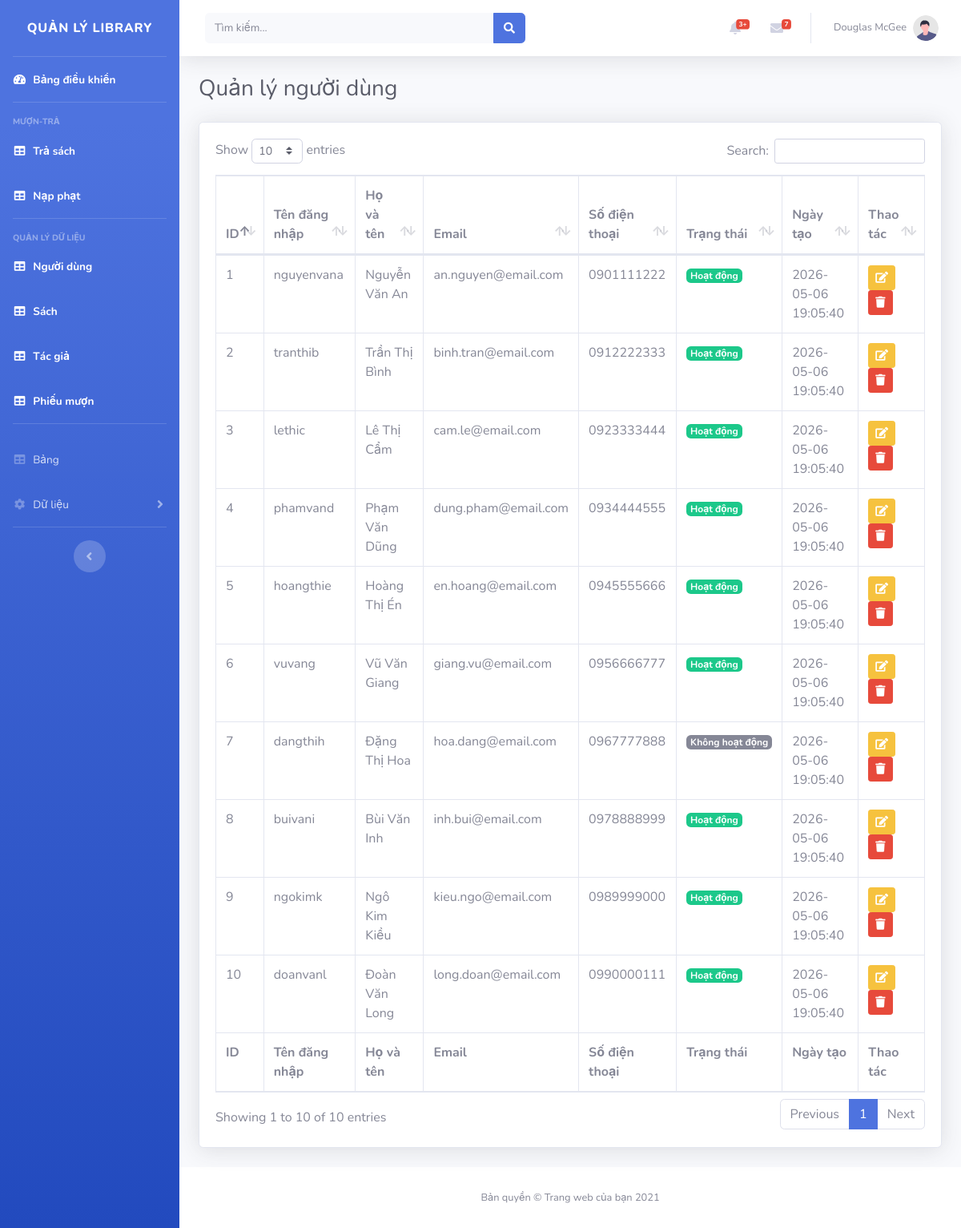
Screenshot of /admin/nguoidung.php with the database file from the repository.
### tables this page shows
CREATE TABLE `nguoi_dung` (
  `ma_nguoi_dung` INT NOT NULL AUTO_INCREMENT,
  `ten_dang_nhap` VARCHAR(50) NOT NULL,
  `mat_khau` VARCHAR(255) NOT NULL,
  `ho_ten` VARCHAR(100) NOT NULL,
  `email` VARCHAR(100) NOT NULL,
  `so_dien_thoai` VARCHAR(15) NOT NULL,
  `trang_thai` TINYINT(1) NOT NULL DEFAULT 1,
  `ngay_tao` DATETIME NOT NULL DEFAULT CURRENT_TIMESTAMP,

  PRIMARY KEY (`ma_nguoi_dung`),
  UNIQUE KEY `uk_username` (`ten_dang_nhap`),
  UNIQUE KEY `uk_email` (`email`)
);

### admin/app/view/nguoidung.php (called while the page is built)
<?php include __DIR__ . '/table_manager/table_nguoidung.php'; ?>

### admin/app/controller/xulynguoidung.php (called while the page is built, shortened)
<?php
$keyword = trim($_GET['keyword'] ?? '');
require __DIR__ . '/control_danhsach_nguoidung.php';
?>

### admin/app/model/model_getall_nguoidung.php (called while the page is built, shortened)
<?php
function nd_get_all($conn, $keyword = '')
{
    return mysqli_query($conn, "SELECT * FROM nguoi_dung ORDER BY ma_nguoi_dung DESC");
}
?>

### admin/app/controller/control_danhsach_nguoidung.php (called while the page is built)
<?php
$result = nd_get_all($conn, $keyword);
?>

### admin/app/view/table_manager/table_nguoidung.php (the view, shortened to what this page needs)
<div class="container-fluid">
                    <div class="d-sm-flex align-items-center justify-content-between mb-4">
                        <h1 class="h3 mb-0 text-gray-800">Quản lý người dùng</h1>
                    </div>
                    <div class="card shadow mb-4">
                        <div class="card-body">
                            <div class="table-responsive">
                                <table class="table table-bordered" id="dataTable" width="100%" cellspacing="0">
                                    <thead>
                                        <tr>
                                            <th>ID</th>
                                            <th>Tên đăng nhập</th>
                                            <th>Họ và tên</th>
                                            <th>Email</th>
                                            <th>Số điện thoại</th>
                                            <th>Trạng thái</th>
                                            <th>Ngày tạo</th>
                                            <th>Thao tác</th>
                                        </tr>
                                    </thead>
                                    <tfoot>
                                        <tr>
                                            <th>ID</th>
                                            <th>Tên đăng nhập</th>
                                            <th>Họ và tên</th>
                                            <th>Email</th>
                                            <th>Số điện thoại</th>
                                            <th>Trạng thái</th>
                                            <th>Ngày tạo</th>
                                            <th>Thao tác</th>
                                        </tr>
                                    </tfoot>
                                    <tbody>
                                        <?php if (isset($result) && $result && mysqli_num_rows($result) > 0): ?>
                                            <?php while ($user = mysqli_fetch_assoc($result)): ?>
                                                <tr>
                                                    <td><?php echo $user['ma_nguoi_dung']; ?></td>
                                                    <td><?php echo htmlspecialchars($user['ten_dang_nhap']); ?></td>
                                                    <td><?php echo htmlspecialchars($user['ho_ten']); ?></td>
                                                    <td><?php echo htmlspecialchars($user['email']); ?></td>
                                                    <td><?php echo htmlspecialchars($user['so_dien_thoai']); ?></td>
                                                    <td>
                                                        <?php if ((string)$user['trang_thai'] === '1'): ?>
                                                            <span class="badge badge-success">Hoạt động</span>
                                                        <?php else: ?>
                                                            <span class="badge badge-secondary">Không hoạt động</span>
                                                        <?php endif; ?>
                                                    </td>
                                                    <td><?php echo $user['ngay_tao']; ?></td>
                                                    <td>
                                                        <button class="btn btn-warning btn-sm" data-toggle="modal" data-target="#editUserModal-<?php echo $user['ma_nguoi_dung']; ?>">
                                                            <i class="fas fa-edit"></i>
                                                        </button>
                                                        <a href="nguoidung.php?delete_id=<?php echo $user['ma_nguoi_dung']; ?>" class="btn btn-danger btn-sm" onclick="return confirm('Bạn có chắc muốn xóa người dùng này?');">
                                                            <i class="fas fa-trash"></i>
                                                        </a>
                                                    </td>
                                                </tr>
                                            <?php endwhile; ?>
                                        <?php else: ?>
                                            <tr>
                                                <td colspan="8" class="text-center">Không có người dùng nào.</td>
                                            </tr>
                                        <?php endif; ?>
                                    </tbody>
                                </table>
                            </div>
                        </div>
                    </div>
                </div>

### rows the page displays
nguoi_dung: ma_nguoi_dung "10", ten_dang_nhap "doanvanl", ho_ten "Đoàn Văn Long", email "long.doan@email.com", so_dien_thoai "0990000111", trang_thai "Hoạt động", ngay_tao "2026-05-06 19:05:40"
nguoi_dung: ma_nguoi_dung "9", ten_dang_nhap "ngokimk", ho_ten "Ngô Kim Kiều", email "kieu.ngo@email.com", so_dien_thoai "0989999000", trang_thai "Hoạt động", ngay_tao "2026-05-06 19:05:40"
nguoi_dung: ma_nguoi_dung "8", ten_dang_nhap "buivani", ho_ten "Bùi Văn Inh", email "inh.bui@email.com", so_dien_thoai "0978888999", trang_thai "Hoạt động", ngay_tao "2026-05-06 19:05:40"
nguoi_dung: ma_nguoi_dung "7", ten_dang_nhap "dangthih", ho_ten "Đặng Thị Hoa", email "hoa.dang@email.com", so_dien_thoai "0967777888", trang_thai "Không hoạt động", ngay_tao "2026-05-06 19:05:40"
nguoi_dung: ma_nguoi_dung "6", ten_dang_nhap "vuvang", ho_ten "Vũ Văn Giang", email "giang.vu@email.com", so_dien_thoai "0956666777", trang_thai "Hoạt động", ngay_tao "2026-05-06 19:05:40"
nguoi_dung: ma_nguoi_dung "5", ten_dang_nhap "hoangthie", ho_ten "Hoàng Thị Én", email "en.hoang@email.com", so_dien_thoai "0945555666", trang_thai "Hoạt động", ngay_tao "2026-05-06 19:05:40"
nguoi_dung: ma_nguoi_dung "4", ten_dang_nhap "phamvand", ho_ten "Phạm Văn Dũng", email "dung.pham@email.com", so_dien_thoai "0934444555", trang_thai "Hoạt động", ngay_tao "2026-05-06 19:05:40"
nguoi_dung: ma_nguoi_dung "3", ten_dang_nhap "lethic", ho_ten "Lê Thị Cẩm", email "cam.le@email.com", so_dien_thoai "0923333444", trang_thai "Hoạt động", ngay_tao "2026-05-06 19:05:40"
nguoi_dung: ma_nguoi_dung "2", ten_dang_nhap "tranthib", ho_ten "Trần Thị Bình", email "binh.tran@email.com", so_dien_thoai "0912222333", trang_thai "Hoạt động", ngay_tao "2026-05-06 19:05:40"
nguoi_dung: ma_nguoi_dung "1", ten_dang_nhap "nguyenvana", ho_ten "Nguyễn Văn An", email "an.nguyen@email.com", so_dien_thoai "0901111222", trang_thai "Hoạt động", ngay_tao "2026-05-06 19:05:40"
